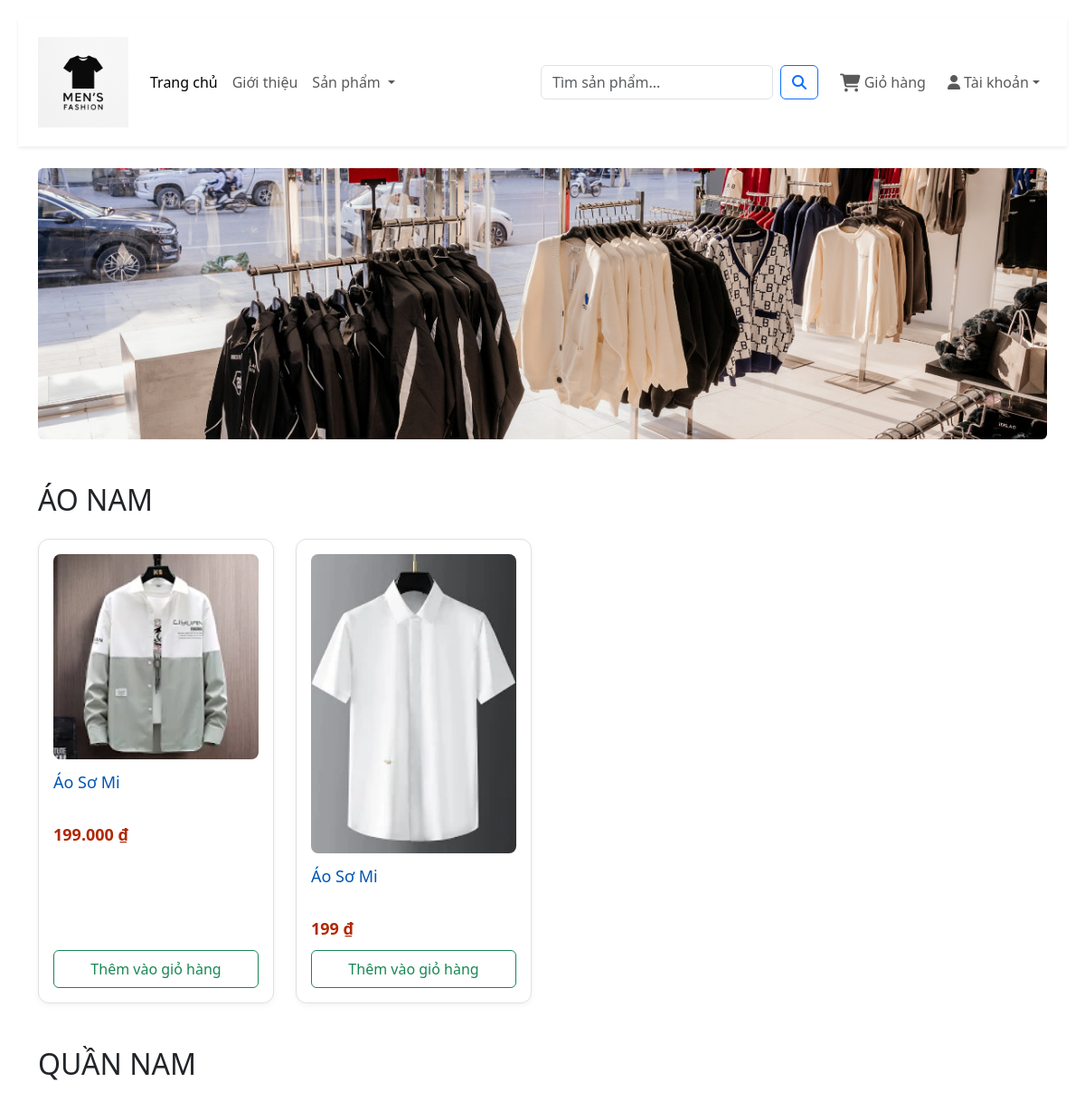
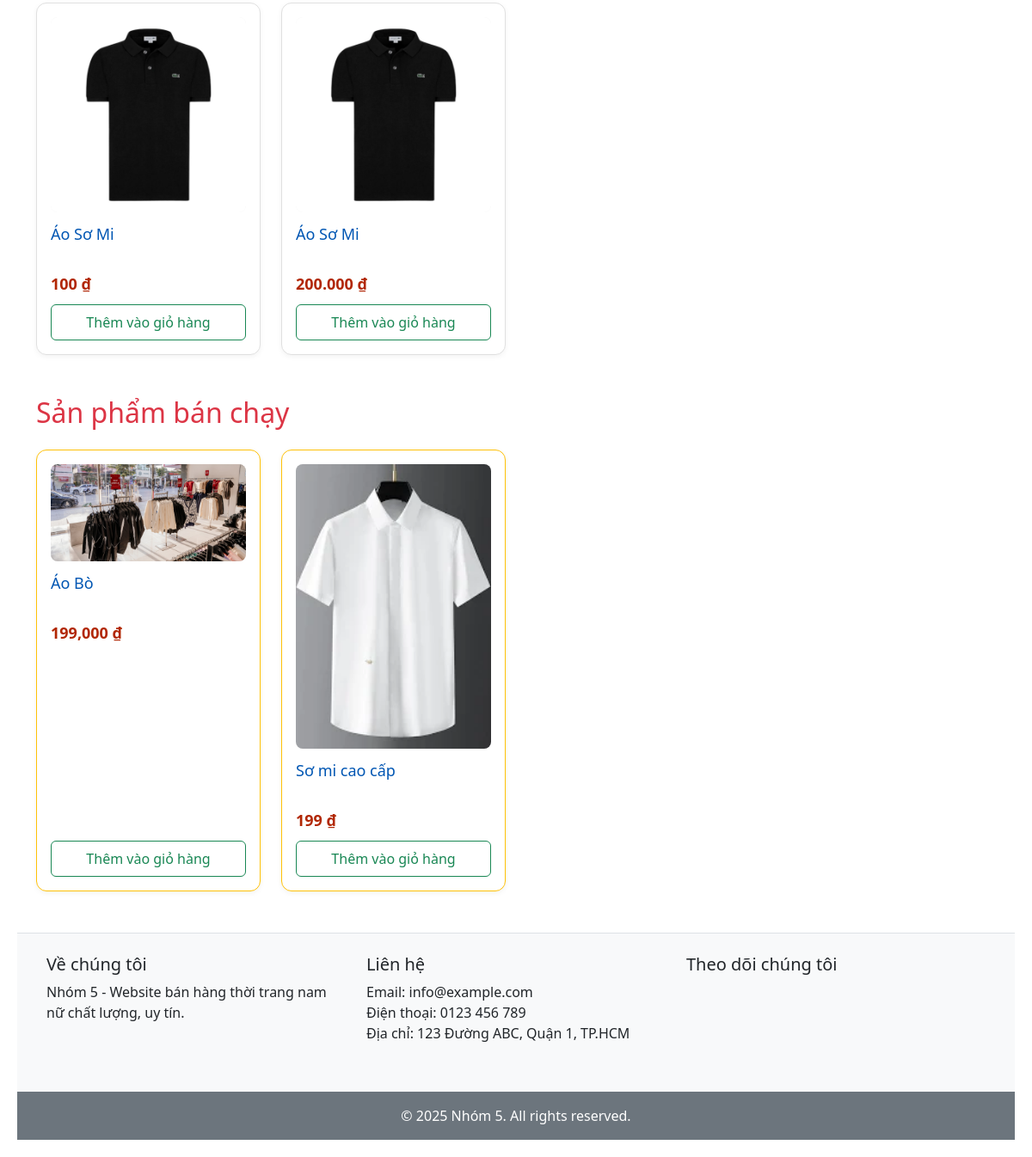
The page / on the database its author committed (2 pictures, top to bottom).
### tables this page shows
CREATE TABLE `product` (
  `id` int NOT NULL,
  `name` varchar(255) NOT NULL,
  `image` varchar(255) DEFAULT NULL,
  `price` decimal(10,2) NOT NULL,
  `quantity` int NOT NULL DEFAULT '1',
  `description` varchar(255) DEFAULT NULL,
  `content` text,
  `status` tinyint NOT NULL DEFAULT '1' COMMENT 'status : trang thai kinh doanh . 1 : dang kinh doanh , 0 : ngưng kinh doanh',
  `category_id` int NOT NULL
);

### commom/function.php (called while the page is built, shortened)
<?php
function view($path_view, $data=[]){
    extract($data);
$path_view = str_replace(".","/",$path_view);
include_once ROOT_DIR ."/views/$path_view.php";
}

### controllers/HomeController.php (called while the page is built, shortened)
<?php
class HomeController
{
    public function index()
    {
        $product = new Product();
        $searchTerm = isset($_GET['search']) ? trim($_GET['search']) : '';
        if ($searchTerm !== '') {
            $searchResults = $product->searchByName($searchTerm);
            return view("clients.home", compact('searchResults', 'categories', 'title', 'searchTerm'));
        } else {
            $shirts = $product->listProductInCategoryHome(1);
            $trousers = $product->listProductInCategoryHome(6);
            $bestSellers = $product->listProductInCategoryHome(7);
            return view("clients.home", compact('shirts', 'trousers', 'title', 'bestSellers', 'categories'));
        }
    }
}

### index.php (called while the page is built, shortened)
<?php
require_once __DIR__ . "/commom/function.php";
require_once __DIR__ . "/models/BaseModel.php";
require_once __DIR__ . "/models/Product.php";
require_once __DIR__ . "/controllers/HomeController.php";
$ctl = $_GET['ctl'] ?? '';
match($ctl) {
    '' => (new HomeController)->index(),
    'all-products' => (new HomeController)->allProducts(),
    'category' => (new ProductController)->list(),
    'detail' => (new ProductController)->show(),
    'register' => (new AuthController)->register(),
    'login' => (new AuthController)->login(),
    'logout' => (new AuthController)->logout(),
    'add-cart' => (new CartController)->addToCart(),
    'view-cart' => (new CartController)->viewCart(),
    'update-cart' => (new CartController)->updateCart(),
    'delete-cart' => (new CartController)->deleteCart(),
    'view-checkout' => (new CartController)->viewCheckout(),
    'checkout' => (new CartController)->checkOut(),
    'success' => (new CartController)->success(),
    'my-orders' => (new OrderController)->myOrders(),
    'order-detail' => (new OrderController)->orderDetail(),
    'confirm-order' => (new OrderController)->confirmOrder(),
    'confirm-delete-order' => (new OrderController)->confirmDeleteOrder(),
    default => (new HomeController)->index(),
};

### models/BaseModel.php (called while the page is built, shortened)
<?php
class BaseModel {
    public function __construct()
{
    try{
        $this->conn = new PDO("mysql:host=" . HOST . ";dbname=". DBNAME .";charset=utf8;port=" .
         PORT , USERNAME, PASSWORD );
    }catch(PDOException $e){
        echo "Lỗi kết nối cơ sở dữ liệu :" . $e->getMessage();
    }
}
}

### models/Product.php (called while the page is built, shortened)
<?php
class Product extends BaseModel
{
    public function listProductInCategoryHome($id)
    {
        $sql = "SELECT p.*, c.cate_name
                FROM product p
                JOIN categories c ON p.category_id = c.id
                WHERE c.id = :id ORDER BY id  LIMIT 4";
        $stmt = $this->conn->prepare($sql);
        $stmt->execute(['id' => $id]);
        return $stmt->fetchAll(PDO::FETCH_ASSOC);
    }
}

### views/clients/home.php (the view)
<?php include_once ROOT_DIR . "views/clients/header.php"; ?>
<div class="container mt-4">
  <div class="banner position-relative rounded overflow-hidden" style="height: 300px;">
    <img src="<?= ROOT_URL ?>images/banner 1.webp" alt="Banner" class="w-100 h-100 object-fit-cover" style="object-fit: cover;">
  </div>
</div>
<div class="container mt-5">
  <?php if (isset($searchResults)): ?>
    <h2 class="mb-4">Kết quả tìm kiếm cho "<?= htmlspecialchars($searchTerm) ?>"</h2>
    <?php if (count($searchResults) > 0): ?>
      <div class="row g-4">
        <?php foreach ($searchResults as $product): ?>
          <div class="col-md-3">
            <div class="product-box">
              <img src="<?= ROOT_URL . $product['image'] ?>" alt="<?= $product['name'] ?>" class="product-img">
              <a href="<?= ROOT_URL . '?ctl=detail&id=' . $product['id'] ?>" class="product-name"><?= $product['name'] ?></a>
              <span class="product-price"><?= number_format($product['price'], 0, ',', '.') ?> ₫</span>
              <div class="product-buttons">
                 <a href="<?= ROOT_URL . '?ctl=add-cart&id=' . $product['id'] ?>" class="btn btn-outline-success">Thêm vào giỏ hàng</a>
              </div>
            </div>
          </div>
        <?php endforeach; ?>
      </div>
    <?php else: ?>
      <p>Không tìm thấy sản phẩm nào.</p>
    <?php endif; ?>
  <?php else: ?>
    <h2 class="mb-4">ÁO NAM</h2>
    <div class="row g-4">
      <?php foreach($shirts as $shirt) : ?>
        <div class="col-md-3">
            <div class="product-box">
                <img src="<?= ROOT_URL . $shirt['image'] ?>" alt="<?= $shirt['name'] ?>" class="product-img">
                <a href="<?= ROOT_URL . '?ctl=detail&id=' . $shirt['id'] ?>" class="product-name">
                    <?= $shirt['name'] ?>
                </a>
                <span class="product-price"><?= number_format($shirt['price'], 0, ',', '.') ?> ₫</span>
                <div class="product-buttons">
                    <a href="<?= ROOT_URL . '?ctl=add-cart&id=' . $shirt['id'] ?>" class="btn btn-outline-success">Thêm vào giỏ hàng</a>
                </div>
            </div>
        </div>
      <?php endforeach; ?>
    </div>
    <h2 class="mb-4 mt-5">QUẦN NAM</h2>
    <div class="row g-4">
      <?php foreach($trousers as $trouser) :  ?>
        <div class="col-md-3">
            <div class="product-box">
                <img src="<?= ROOT_URL . $trouser['image'] ?>" alt="<?= $trouser['name'] ?>" class="product-img">
                <a href="<?= ROOT_URL . '?ctl=detail&id=' . $trouser['id'] ?>" class="product-name"><?= $trouser['name'] ?></a>
                <span class="product-price"><?= number_format($trouser['price'], 0, ',', '.') ?> ₫</span>
                <div class="product-buttons">
                    <a href="<?= ROOT_URL . '?ctl=add-cart&id=' . $trouser['id'] ?>" class="btn btn-outline-success">Thêm vào giỏ hàng</a>
                </div>
            </div>
        </div>
      <?php endforeach; ?>
    </div>
    <h2 class="mb-4 mt-5 text-danger">Sản phẩm bán chạy</h2>
    <div class="row g-4">
        <?php foreach($bestSellers as $bestSeller): ?>
          <div class="col-md-3">
            <div class="product-box border border-warning">
              <img src="<?= ROOT_URL . $bestSeller['image']?>" alt="<?= $bestSeller['name']?>" class="product-img">
              <a href="<?= ROOT_URL . '?ctl=detail&id=' . $trouser['id'] ?>" class="product-name"><?= $bestSeller['name']?></a>
              <span class="product-price"><?= number_format($bestSeller['price'])?> ₫</span>
              <div class="product-buttons">
                 <div class="product-buttons">
                    <a href="<?= ROOT_URL . '?ctl=add-cart&id=' . $trouser['id'] ?>" class="btn btn-outline-success">Thêm vào giỏ hàng</a>
                </div>
              </div>
            </div>
          </div>
        <?php endforeach ?>
    </div>
  <?php endif; ?>
</div>
<?php include_once ROOT_DIR . "views/clients/footer.php"; ?>

### views/clients/header.php (shortened to what this page needs)
<!DOCTYPE html>
<html lang="en">
<head>
    <link rel="stylesheet" href="./css/style.css">
    <link rel="stylesheet" href="https://cdn.jsdelivr.net/npm/bootstrap@5.3.3/dist/css/bootstrap.min.css">
    <link rel="stylesheet" href="https://cdnjs.cloudflare.com/ajax/libs/font-awesome/6.5.0/css/all.min.css">
</head>
<body>
<div class="container-fluid px-0">
    <nav class="navbar navbar-expand-lg navbar-light bg-white shadow-sm py-3">
        <div class="container">
           <a class="navbar-brand fw-bold fs-3 text-primary" href="<?= ROOT_URL ?>">
    <img src="<?= ROOT_URL ?>images/anhlogo.png" alt="Logo" height="100">
</a>
            <div class="collapse navbar-collapse" id="mainNavbar">
                <ul class="navbar-nav me-auto mb-2 mb-lg-0">
                    <li class="nav-item">
                        <a class="nav-link<?= ($_GET['ctl'] ?? '') == '' ? ' active' : '' ?>" href="<?= ROOT_URL ?>">Trang chủ</a>
                    </li>
                    <li class="nav-item">
                        <a class="nav-link" href="#">Giới thiệu</a>
                    </li>
                    <li class="nav-item dropdown">
                        <a class="nav-link dropdown-toggle" href="#" id="productDropdown" role="button" data-bs-toggle="dropdown" aria-expanded="false">
                            Sản phẩm
                        </a>
                    </li>
                </ul>
                <form action="<?= ROOT_URL ?>" method="get" class="d-flex me-3" role="search">
                    <input class="form-control me-2" type="search" name="search" placeholder="Tìm sản phẩm..." aria-label="Search" value="<?= isset($_GET['search']) ? htmlspecialchars($_GET['search']) : '' ?>">
                    <button class="btn btn-outline-primary" type="submit"><i class="fa fa-search"></i></button>
                </form>
                <ul class="navbar-nav mb-2 mb-lg-0 align-items-lg-center">
                    <li class="nav-item me-2">
                        <a class="nav-link position-relative" href="<?= ROOT_URL . '?ctl=view-cart'?>">
                            <i class="fa fa-shopping-cart fa-lg"></i>
                            <span class="d-none d-lg-inline">Giỏ hàng</span>
                        </a>
                    </li>
                    <li class="nav-item dropdown">
                        <a class="nav-link dropdown-toggle d-flex align-items-center" href="#" id="accountDropdown" role="button" data-bs-toggle="dropdown" aria-expanded="false">
                            <i class="fa-solid fa-user me-1"></i>
                            <span><?= $_SESSION['user']['fullname'] ?? 'Tài khoản' ?></span>
                        </a>
                    </li>
                </ul>
            </div>
        </div>
    </nav>
</div>

### views/clients/footer.php (shortened to what this page needs)
</body>
<footer class="bg-light text-center text-lg-start mt-5 border-top">
  <div class="container p-4">
    <div class="row">
      <div class="col-md-4 mb-3">
        <h5>Về chúng tôi</h5>
        <p>Nhóm 5 - Website bán hàng thời trang nam nữ chất lượng, uy tín.</p>
      </div>
      <div class="col-md-4 mb-3">
        <h5>Liên hệ</h5>
        <ul class="list-unstyled">
          <li>Email: info@example.com</li>
          <li>Điện thoại: 0123 456 789</li>
          <li>Địa chỉ: 123 Đường ABC, Quận 1, TP.HCM</li>
        </ul>
      </div>
      <div class="col-md-4 mb-3">
        <h5>Theo dõi chúng tôi</h5>
      </div>
    </div>
  </div>
  <div class="text-center p-3 bg-secondary text-white">
    © <?= date('Y') ?> Nhóm 5. All rights reserved.
  </div>
</footer>
</html>

### css/style.css (style rules this page uses)
.container { max-width: 1200px; margin: auto; }
.product-box { border: 1px solid #e0e0e0; border-radius: 12px; padding: 16px; background-color: #fff; transition: 0.3s; height: 100%; display: flex; flex-direction: column; justify-content: space-between; box-shadow: 0 2px 6px rgba(0, 0, 0, 0.05); }
.product-img { width: 100%; height: auto; object-fit: contain; background-color: #f3f3f3; border-radius: 8px; margin-bottom: 12px; }
.product-name { font-size: 18px; color: #0056b3; margin-bottom: 10px; text-decoration: none; display: block; min-height: 48px; }
.product-price { color: #b12704; font-size: 18px; font-weight: bold; margin-bottom: 10px; display: block; }
.product-buttons { margin-top: auto; }
.product-buttons .btn { width: 100%; border-radius: 6px; font-weight: 500; font-size: 16px; padding: 8px; }
body { font-family: Arial, sans-serif; line-height: 1.6; margin: 0; padding: 20px; background: #fff; }
body { font-family: 'Segoe UI', sans-serif; background: #f8f8f8; margin: 0; padding: 20px; }
body { font-family: 'Segoe UI', sans-serif; margin: 0; padding: 20px; background-color: #f7f7f7; }
form input, form textarea { width: 100%; padding: 10px; border: 1px solid #ccc; border-radius: 5px; font-size: 16px; box-sizing: border-box; }

### rows shown on the page
product: image (picture), name "Áo Sơ Mi", price "199.000"
product: image (picture), name "Áo Sơ Mi", price "199"
product: image (picture), name "Áo Sơ Mi", price "100"
product: image (picture), name "Áo Sơ Mi", price "200.000"
product: image (picture), name "Áo Bò", price "199,000"
product: image (picture), name "Sơ mi cao cấp", price "199"

### other values the page prints
$_SESSION['user']['fullname'] "Tài khoản"
